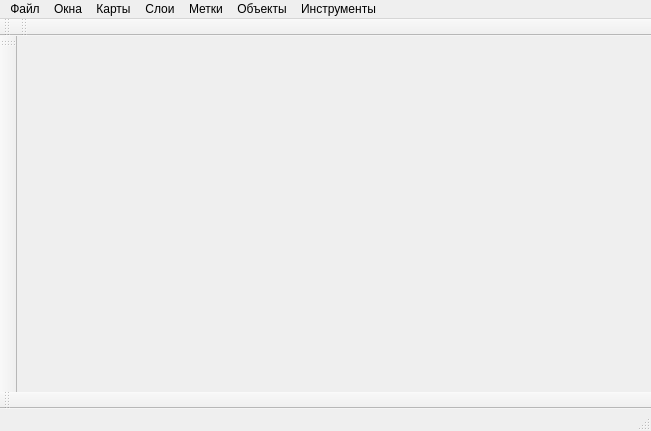
<?xml version="1.0" encoding="UTF-8"?>
<ui version="4.0">
 <class>MainWindowVariant</class>
 <widget class="QMainWindow" name="MainWindowVariant">
  <property name="windowModality">
   <enum>Qt::NonModal</enum>
  </property>
  <property name="geometry">
   <rect>
    <x>0</x>
    <y>0</y>
    <width>651</width>
    <height>431</height>
   </rect>
  </property>
  <property name="windowTitle">
   <string>Окно начальных условий моделирования (НУМ)</string>
  </property>
  <property name="toolButtonStyle">
   <enum>Qt::ToolButtonFollowStyle</enum>
  </property>
  <property name="documentMode">
   <bool>true</bool>
  </property>
  <property name="tabShape">
   <enum>QTabWidget::Rounded</enum>
  </property>
  <property name="dockNestingEnabled">
   <bool>true</bool>
  </property>
  <property name="dockOptions">
   <set>QMainWindow::AllowNestedDocks|QMainWindow::AllowTabbedDocks|QMainWindow::AnimatedDocks|QMainWindow::ForceTabbedDocks</set>
  </property>
  <property name="unifiedTitleAndToolBarOnMac">
   <bool>true</bool>
  </property>
  <widget class="QWidget" name="centralWidget"/>
  <widget class="QMenuBar" name="menuBar">
   <property name="geometry">
    <rect>
     <x>0</x>
     <y>0</y>
     <width>651</width>
     <height>20</height>
    </rect>
   </property>
   <widget class="QMenu" name="menu">
    <property name="title">
     <string>Файл</string>
    </property>
    <widget class="QMenu" name="menu_3">
     <property name="title">
      <string>Создать</string>
     </property>
     <addaction name="actionCreateVar"/>
    </widget>
    <addaction name="menu_3"/>
    <addaction name="actionOpenXML"/>
    <addaction name="actionLastVar"/>
    <addaction name="actionSaveAll"/>
    <addaction name="actionSaveAs"/>
    <addaction name="action"/>
    <addaction name="actionCloseAll"/>
    <addaction name="separator"/>
    <addaction name="separator"/>
    <addaction name="actionExit"/>
   </widget>
   <widget class="QMenu" name="menuWindow">
    <property name="title">
     <string>Окна</string>
    </property>
   </widget>
   <widget class="QMenu" name="menuMaps">
    <property name="title">
     <string>Карты</string>
    </property>
    <widget class="QMenu" name="menuMapYandex">
     <property name="enabled">
      <bool>false</bool>
     </property>
     <property name="title">
      <string>Яндекс</string>
     </property>
     <addaction name="actionSatYandex"/>
     <addaction name="actionMapsYandex"/>
    </widget>
    <widget class="QMenu" name="menuGoogle_Earth">
     <property name="title">
      <string>Google Earth</string>
     </property>
     <addaction name="actionSatGoogleEa"/>
    </widget>
    <addaction name="actionAuto"/>
    <addaction name="menuMapYandex"/>
    <addaction name="menuGoogle_Earth"/>
   </widget>
   <widget class="QMenu" name="menuMapsLayer">
    <property name="title">
     <string>Слои</string>
    </property>
    <widget class="QMenu" name="menuLayerGoogle">
     <property name="title">
      <string>Google</string>
     </property>
     <addaction name="actionHybGoogle"/>
    </widget>
    <widget class="QMenu" name="menuLayerYandex">
     <property name="title">
      <string>Яндекс</string>
     </property>
     <addaction name="actionHybYandex"/>
    </widget>
    <addaction name="menuLayerGoogle"/>
    <addaction name="menuLayerYandex"/>
   </widget>
   <widget class="QMenu" name="menu_2">
    <property name="title">
     <string>Метки</string>
    </property>
    <addaction name="actionAddLabel"/>
    <addaction name="actionGoto"/>
   </widget>
   <widget class="QMenu" name="menu_4">
    <property name="title">
     <string>Объекты</string>
    </property>
    <widget class="QMenu" name="menu_5">
     <property name="enabled">
      <bool>false</bool>
     </property>
     <property name="title">
      <string>Аэродромы</string>
     </property>
     <addaction name="action_7"/>
    </widget>
    <widget class="QMenu" name="menu_6">
     <property name="enabled">
      <bool>false</bool>
     </property>
     <property name="title">
      <string>Радиомяки</string>
     </property>
     <addaction name="action_9"/>
    </widget>
    <addaction name="menu_5"/>
    <addaction name="menu_6"/>
   </widget>
   <widget class="QMenu" name="menuTools">
    <property name="title">
     <string>Инструменты</string>
    </property>
    <widget class="QMenu" name="menu_SC">
     <property name="title">
      <string>Используемая СК</string>
     </property>
     <addaction name="actionWGS_84"/>
     <addaction name="actionPZ_90"/>
    </widget>
    <addaction name="menu_SC"/>
   </widget>
   <addaction name="menu"/>
   <addaction name="menuWindow"/>
   <addaction name="menuMaps"/>
   <addaction name="menuMapsLayer"/>
   <addaction name="menu_2"/>
   <addaction name="menu_4"/>
   <addaction name="menuTools"/>
  </widget>
  <widget class="QStatusBar" name="statusBar"/>
  <widget class="QToolBar" name="toolBarOperation">
   <property name="windowTitle">
    <string>Панель операций над объектами</string>
   </property>
   <attribute name="toolBarArea">
    <enum>LeftToolBarArea</enum>
   </attribute>
   <attribute name="toolBarBreak">
    <bool>false</bool>
   </attribute>
  </widget>
  <widget class="QToolBar" name="toolBarMain">
   <property name="windowTitle">
    <string>Передача данных по FTP</string>
   </property>
   <attribute name="toolBarArea">
    <enum>TopToolBarArea</enum>
   </attribute>
   <attribute name="toolBarBreak">
    <bool>false</bool>
   </attribute>
  </widget>
  <widget class="QToolBar" name="toolBarSendFile">
   <property name="windowTitle">
    <string>Ручной способ задания</string>
   </property>
   <property name="toolButtonStyle">
    <enum>Qt::ToolButtonFollowStyle</enum>
   </property>
   <property name="floatable">
    <bool>true</bool>
   </property>
   <attribute name="toolBarArea">
    <enum>BottomToolBarArea</enum>
   </attribute>
   <attribute name="toolBarBreak">
    <bool>false</bool>
   </attribute>
  </widget>
  <widget class="QToolBar" name="toolBarCreate">
   <property name="windowTitle">
    <string>Часто используемые операции</string>
   </property>
   <attribute name="toolBarArea">
    <enum>TopToolBarArea</enum>
   </attribute>
   <attribute name="toolBarBreak">
    <bool>false</bool>
   </attribute>
  </widget>
  <action name="actionOpenXML">
   <property name="text">
    <string>Открыть</string>
   </property>
   <property name="shortcut">
    <string>Ctrl+O</string>
   </property>
  </action>
  <action name="actionSaveAll">
   <property name="icon">
    <iconset resource="../res.qrc">
     <normaloff>:/png/save</normaloff>:/png/save</iconset>
   </property>
   <property name="text">
    <string>Сохранить все</string>
   </property>
   <property name="shortcut">
    <string>Ctrl+Shift+S</string>
   </property>
  </action>
  <action name="actionSaveAs">
   <property name="text">
    <string>Сохранить как...</string>
   </property>
  </action>
  <action name="actionExit">
   <property name="enabled">
    <bool>false</bool>
   </property>
   <property name="text">
    <string>Выход</string>
   </property>
  </action>
  <action name="action_4">
   <property name="text">
    <string>Масштаб</string>
   </property>
  </action>
  <action name="actionZoomUp">
   <property name="text">
    <string>Увеличить</string>
   </property>
  </action>
  <action name="actionZoomDown">
   <property name="text">
    <string>Уменьшить</string>
   </property>
  </action>
  <action name="actionCreate_2">
   <property name="text">
    <string>Относительно самолета</string>
   </property>
  </action>
  <action name="action_2">
   <property name="text">
    <string>Относительно модельной СК</string>
   </property>
  </action>
  <action name="actionTable">
   <property name="text">
    <string>Табличный способ задания</string>
   </property>
  </action>
  <action name="actionLastVar">
   <property name="enabled">
    <bool>false</bool>
   </property>
   <property name="text">
    <string>Недавние файлы...</string>
   </property>
  </action>
  <action name="action">
   <property name="enabled">
    <bool>false</bool>
   </property>
   <property name="text">
    <string>Закрыть вариант</string>
   </property>
  </action>
  <action name="actionCloseAll">
   <property name="enabled">
    <bool>true</bool>
   </property>
   <property name="text">
    <string>Закрыть все варианты</string>
   </property>
  </action>
  <action name="actionCreateVar">
   <property name="icon">
    <iconset resource="../res.qrc">
     <normaloff>:/png/var</normaloff>:/png/var</iconset>
   </property>
   <property name="text">
    <string>Вариант начальных условий</string>
   </property>
   <property name="shortcut">
    <string>Ctrl+1</string>
   </property>
   <property name="shortcutContext">
    <enum>Qt::WindowShortcut</enum>
   </property>
   <property name="shortcutVisibleInContextMenu">
    <bool>true</bool>
   </property>
  </action>
  <action name="actionCreateVarCircle">
   <property name="icon">
    <iconset resource="../res.qrc">
     <normaloff>:/png/circ</normaloff>:/png/circ</iconset>
   </property>
   <property name="text">
    <string>Вариант движения по кругам</string>
   </property>
   <property name="shortcut">
    <string>Ctrl+2</string>
   </property>
   <property name="shortcutContext">
    <enum>Qt::ApplicationShortcut</enum>
   </property>
   <property name="shortcutVisibleInContextMenu">
    <bool>true</bool>
   </property>
  </action>
  <action name="actionExport">
   <property name="text">
    <string>Экспорт в формат для VxWorks</string>
   </property>
  </action>
  <action name="action_3">
   <property name="text">
    <string>Выбрать карту...</string>
   </property>
  </action>
  <action name="actionHybGoogle">
   <property name="checkable">
    <bool>true</bool>
   </property>
   <property name="checked">
    <bool>false</bool>
   </property>
   <property name="text">
    <string>Гибрид</string>
   </property>
  </action>
  <action name="actionHybYandex">
   <property name="checkable">
    <bool>true</bool>
   </property>
   <property name="text">
    <string>Гибрид</string>
   </property>
  </action>
  <action name="actionSatGoogle">
   <property name="checkable">
    <bool>true</bool>
   </property>
   <property name="text">
    <string>Спутник</string>
   </property>
  </action>
  <action name="actionMapsGoogle">
   <property name="checkable">
    <bool>true</bool>
   </property>
   <property name="text">
    <string>Карты</string>
   </property>
  </action>
  <action name="actionLandGoogle">
   <property name="checkable">
    <bool>true</bool>
   </property>
   <property name="text">
    <string>Ландшафт</string>
   </property>
  </action>
  <action name="actionSatYandex">
   <property name="checkable">
    <bool>true</bool>
   </property>
   <property name="checked">
    <bool>false</bool>
   </property>
   <property name="text">
    <string>Спутник</string>
   </property>
  </action>
  <action name="action_5">
   <property name="enabled">
    <bool>false</bool>
   </property>
   <property name="text">
    <string>Загрузить ПЗ</string>
   </property>
  </action>
  <action name="actionAddLabel">
   <property name="text">
    <string>Добавить метку</string>
   </property>
  </action>
  <action name="actionGoto">
   <property name="text">
    <string>Перейти на метку...</string>
   </property>
  </action>
  <action name="actionBing">
   <property name="text">
    <string>Bing</string>
   </property>
  </action>
  <action name="actionSatBing">
   <property name="checkable">
    <bool>true</bool>
   </property>
   <property name="text">
    <string>Спутник</string>
   </property>
  </action>
  <action name="actionSatGoogleEa">
   <property name="checkable">
    <bool>true</bool>
   </property>
   <property name="checked">
    <bool>false</bool>
   </property>
   <property name="text">
    <string>Спутник</string>
   </property>
  </action>
  <action name="actionAuto">
   <property name="checkable">
    <bool>true</bool>
   </property>
   <property name="enabled">
    <bool>false</bool>
   </property>
   <property name="text">
    <string>Авто</string>
   </property>
  </action>
  <action name="actionMapsYandex">
   <property name="text">
    <string>Карты</string>
   </property>
  </action>
  <action name="action_7">
   <property name="text">
    <string>Выбрать из списка...</string>
   </property>
  </action>
  <action name="action_9">
   <property name="text">
    <string>Выбрать из списка</string>
   </property>
  </action>
  <action name="action_6">
   <property name="text">
    <string>Редактирование вручную</string>
   </property>
  </action>
  <action name="actionNokiaSatHyb">
   <property name="checkable">
    <bool>true</bool>
   </property>
   <property name="text">
    <string>Спутник гибрид</string>
   </property>
  </action>
  <action name="actionNokiaMaps">
   <property name="checkable">
    <bool>true</bool>
   </property>
   <property name="text">
    <string>Карты</string>
   </property>
  </action>
  <action name="actionCommonTargetWord">
   <property name="checkable">
    <bool>true</bool>
   </property>
   <property name="checked">
    <bool>true</bool>
   </property>
   <property name="text">
    <string>Общая целевая обстановка</string>
   </property>
  </action>
  <action name="actionWGS_84">
   <property name="checkable">
    <bool>true</bool>
   </property>
   <property name="text">
    <string>WGS-84</string>
   </property>
  </action>
  <action name="actionPZ_90">
   <property name="checkable">
    <bool>true</bool>
   </property>
   <property name="checked">
    <bool>true</bool>
   </property>
   <property name="text">
    <string>ПЗ-90</string>
   </property>
  </action>
  <action name="actMppmOpen">
   <property name="icon">
    <iconset resource="../res.qrc">
     <normaloff>:/png/pm</normaloff>:/png/pm</iconset>
   </property>
   <property name="text">
    <string>Открыть программу просмотра параметров моделей...</string>
   </property>
  </action>
 </widget>
 <layoutdefault spacing="6" margin="11"/>
 <resources>
  <include location="../res.qrc"/>
 </resources>
 <connections/>
</ui>
